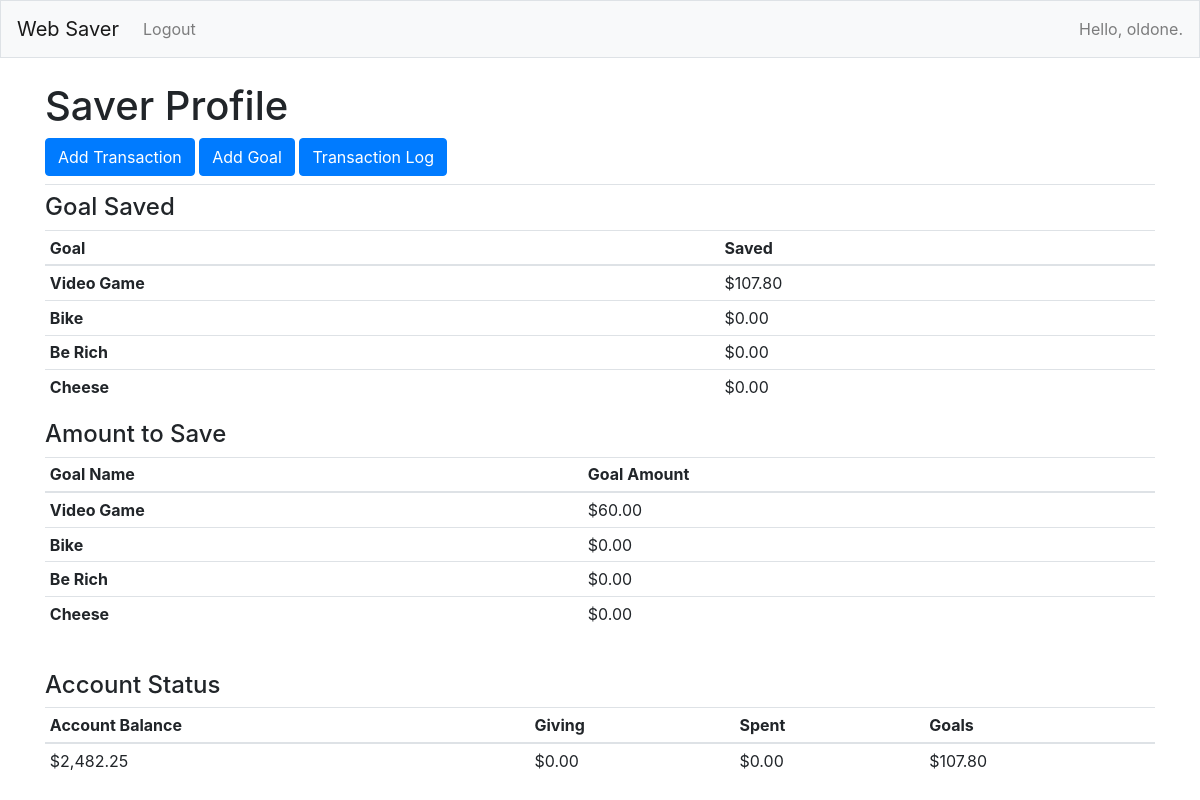
The app's page /saver/ (signed in) with its own data.
### web_save_app/models.py (models this page shows, shortened)
class Goal(models.Model):
	name = models.CharField(max_length=80)
	date_added = models.DateTimeField(auto_now_add=True)
	user_id = models.ForeignKey(User,on_delete = models.CASCADE)
	goal_amount = models.DecimalField(max_digits = 10, decimal_places = 2)
	is_active = models.BooleanField(default = True)

### web_save_app/views.py (the view)
# urls.py: path('saver/',views.saver,name='saver'),
@login_required
def saver(request):
	user_transactions = Transaction.objects.filter(user_id=request.user)
	_total_saved = list(user_transactions.filter(category='save').aggregate(Sum('amount')).values())[0]
	_total_given = list(user_transactions.filter(category='give').aggregate(Sum('amount')).values())[0]
	_total_spent = list(user_transactions.filter(category='spend').aggregate(Sum('amount')).values())[0]
	_total_goal = list(user_transactions.filter(category='goal').aggregate(Sum('amount')).values())[0]
	total_saved = none_equals_0(_total_saved)
	total_given = none_equals_0(_total_given)
	total_spent = none_equals_0(_total_spent)
	total_goal = none_equals_0(_total_goal)
	account_balance = total_saved+total_given+total_spent+total_goal
	goal_list = Goal.objects.filter(user_id = request.user)
	goal_transactions = Transaction.objects.filter(user_id =request.user).filter(category = 'goal')
	goal_summary = {}
	goal_amount_list = {}
	for goal in goal_list:
		total = list(goal_transactions.filter(goal_id=goal.id).aggregate(Sum('amount')).values())[0]
		if total != None:
			goal_summary.update({goal.name:total})
			goal_amount_list.update({goal.name:goal.goal_amount})
		else:
			goal_summary.update({goal.name: 0})
			goal_amount_list.update({goal.name: 0})
	context= {'total_saved': total_saved, 'total_given':total_given, 'total_spent': total_spent,
	 'account_balance':account_balance, 'total_goal':total_goal, 'goal_summary':goal_summary, 'goal_amount_list':goal_amount_list,}
	return render(request, 'web_save_app/saver.html',context)

### web_save_app/templatetags/my_filters.py (called while the page is built)
def currency(dollars):
    dollars = round(float(dollars), 2)
    return "$%s%s" % (intcomma(int(dollars)), ("%0.2f" % dollars)[-3:])

### web_save_app/views.py (called while the page is built)
def none_equals_0(check_value):
	if check_value is None:
		return 0
	else:
		return check_value

### web_save_app/templates/web_save_app/saver.html (shortened to what this page needs)
{% extends 'web_save_app/base.html' %}
{% load my_filters %}
{% load mathfilters %}
{% block page_header %}
	<h1>Saver Profile</h1>
	<a class="btn btn-primary" href="{% url 'web_save_app:saver_transaction' %}" role="button">Add Transaction</a>
<a class="btn btn-primary" href="{% url 'web_save_app:new_goal' %}" role="button">Add Goal</a>
<a class="btn btn-primary" href="{% url 'web_save_app:saver_summary'%}" role="button">Transaction Log</a>
{% endblock page_header %}
{% block content %}
<div id="container">
  	<h4>Goal Saved</h4>
  	<table class="table table-sm">
  <thead>
    <tr>
      <th scope="col">Goal</th>
      <th scope="col">Saved</th>
    </tr>
  </thead>
  <tbody>
  	{% for key, value in goal_summary.items %}
    <tr>
   	  <th scope="row">{{key}}</th>
      <td>{{value|abs|currency}}</td>
    </tr>
    {%endfor%}
  </tbody>
</table>
  </div>
  <div id="right">
  	<h4>Amount to Save</h4>
  	<table class="table table-sm">
  <thead>
    <tr>
      <th scope="col">Goal Name</th>
      <th scope="col">Goal Amount</th>
    </tr>
  </thead>
  <tbody>
  	{% for key, value in goal_amount_list.items %}
    <tr>
   	  <th scope="row">{{key}}</th>
      <td>{{value|abs|currency}}</td>
    </tr>
    {%endfor%}
  </tbody>
</table>
  </div>
</div>
  	<h4>Account Status</h4>
<table class="table table-sm">
	<thead>
	<tr>
		<th scope = "col">Account Balance</th>
		<th scope = "col">Giving</th>
		<th scope = "col">Spent</th>
		<th scope = "col">Goals</th>
	</tr>
	</thead>
	<tbody>
	<tr>
			<td>{{account_balance|currency}}</td>
			<td>{{total_given|abs|currency}}</td>
			<td>{{total_spent|abs|currency}}</td>
			<td>{{total_goal|abs|currency}}</td>
		</tr>
	</tbody>
</table>
{% endblock content %}

### web_save_app/templates/web_save_app/base.html (shortened to what this page needs)
{% load bootstrap4 %}
<!doctype html>
<html lang="en">
<head>
	{% bootstrap_css %}
</head>
<body>
	<nav class="navbar navbar-expand-md navbar-light bg-light mb-4 border">
		<a class="navbar-brand" href="{% url 'web_save_app:index'%}">Web Saver</a>
		<div class="collapse navbar-collapse" id="navbarCollapse">
			{% if user.is_authenticated %}
			<ul class="navbar-nav mr-auto">
				<li class="nav-item">
				<a class="nav-link"
					href="{% url 'web_save_app:logout' %}">
				Logout</a></li>
			</ul>
			<ul class="navbar-nav ml-auto">
				<li class="nav-item">
					<span class="navbar-text"}>Hello, {{ user.username }}.</span>
				</li>
			{% else %}
			<ul class="navbar-nav mr-auto">
				<li class="nav-item">
				<a class="nav-link"
					href="{% url 'web_save_app:login' %}">
				Login</a></li>
		{% endif %}
			</ul>
		</div>
	</nav>
	<main role="main" class="container">
		<div class="pb-2 mb-2 border-bottom">
			{% block page_header %}{% endblock page_header %}
		</div>
		<div>
			{% block content %}{% endblock content %}
	</main>
</body>
</html>

### records on screen
Goal: goal_summary "Video Game", goal_amount_list "Video Game", goal_amount_list "$60.00"
Goal: goal_summary "Bike", goal_amount_list "Bike"
Goal: goal_summary "Be Rich", goal_amount_list "Be Rich"
Goal: goal_summary "Cheese", goal_amount_list "Cheese"

### other values on screen
{{ user.username }} "oldone"
{{ value|abs|currency }} "$107.80" "$0.00" "$0.00" "$0.00"
{{ value|abs|currency }} "$0.00" "$0.00" "$0.00"
{{ account_balance|currency }} "$2,482.25"
{{ total_given|abs|currency }} "$0.00"
{{ total_spent|abs|currency }} "$0.00"
{{ total_goal|abs|currency }} "$107.80"
